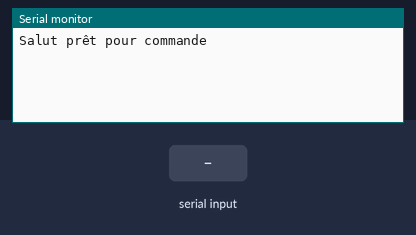
A sketch run on a simulated Arduino Uno, built with avr-gcc and run on an emulated ATmega328P. On the bench: the last lines printed to the serial monitor. The test bench sets the inputs (shaded band).

Above: at 2.2 s.
2.3 s: "1" received over the second serial link
At 2.7 s:
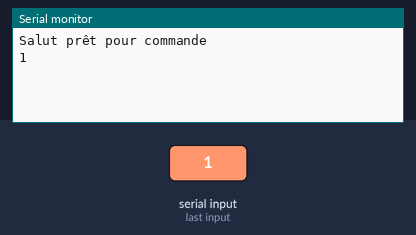
3.8 s: "0" received over the second serial link
At 5.1 s:
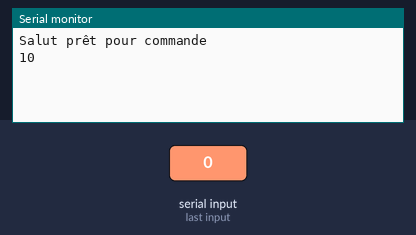

The sketch:

TestBlueT.ino
```cpp
// test de la connexion bluetooth//
#include<SoftwareSerial.h>
#define RX 10
#define TX 11
SoftwareSerial BlueT(RX,TX);
void setup() {
  // put your setup code here, to run once:
  Serial.begin(9600);
  delay(500);
  Serial.println("Salut prêt pour commande");
  BlueT.begin(9600);
  delay(500);
}

void loop() { //des commandes comme AT+NAME peuvent être rentrées et le module y répondra
  // put your main code here, to run repeatedly:
while(BlueT.available()){
  Serial.print(char(BlueT.read()));}
  while(Serial.available()){
    BlueT.write(char(Serial.read()));}

}
```

Measured:
- after the input at 2.3 s, the serial monitor: prints a new line at once (image 1)
- after the input at 3.8 s, the serial monitor: prints a new line at once (image 2)
